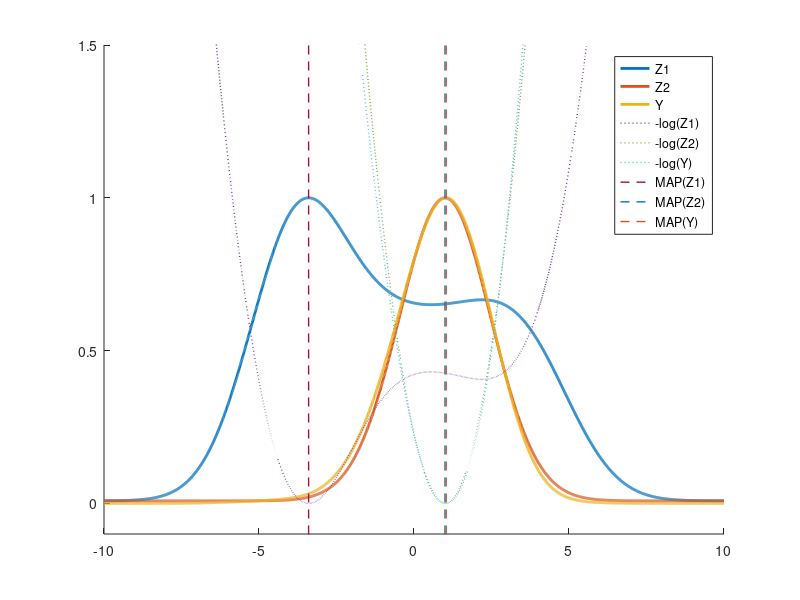

The MATLAB script that drew this image:
%%
clf
X = -10:0.01:10; %linspace(-10, 10, 1000);

% observation parameters
x = 1;
lo1 = -4;
hi1 = 4;
lo2 = 1;
hi2 = 1;
sigma = 1.5;
delta = 0;%1*sigma;

% Probability density function from the open and closed hypotheses
fun1 = @(x) normcdf(x, lo1-delta, sigma);
fun2 = @(x) (1 - normcdf(x, hi1+delta, sigma));
fun3 = @(x) normcdf(x, lo2-delta, sigma);
fun4 = @(x) (1 - normcdf(x, hi2+delta, sigma));

%Y = normpdf(X, 0, 1);
P_outlier = 1e-2;
W_open = 0.25;
W_closed = 0.75;
W_between = 0.75;
Z1 = W_between * fun1(X) .* fun2(X) + W_closed * exp(-0.5 * ((X - lo1)./sigma).^2) + W_open * exp(-0.5 * ((X - hi1)./sigma).^2) + P_outlier;
Z2 = W_between * fun3(X) .* fun4(X) + W_closed * exp(-0.5 * ((X - lo2)./sigma).^2) + W_open * exp(-0.5 * ((X - hi2)./sigma).^2) + P_outlier;
Z1 = Z1 / max(Z1);
Z2 = Z2 / max(Z2);
Y = Z1 .^ 1 .* Z2 .^ 1;
Y = Y / max(Y);

hold on
plot(X, [Z1; Z2; Y], 'LineWidth', 2)
plot(X, [-log(Z1); -log(Z2); -log(Y)], ':', 'LineWidth', 1)

E_Z1 = X * Z1' / sum(Z1);
E_Z2 = X * Z2' / sum(Z2);
E_Y = X * Y' / sum(Y);

[Mv_Z1, Mi_Z1] = max(Z1);
[Mv_Z2, Mi_Z2] = max(Z2);
[Mv_Y, Mi_Y] = max(Y);
M_Z1 = X(Mi_Z1);
M_Z2 = X(Mi_Z2);
M_Y = X(Mi_Y);

plot([M_Z1 M_Z1; M_Z2 M_Z2; M_Y M_Y]', [-1 2; -1 2; -1 2]', '--', 'LineWidth', 1)

legend 'Z1' 'Z2' 'Y' '-log(Z1)' '-log(Z2)' '-log(Y)' 'MAP(Z1)' 'MAP(Z2)' 'MAP(Y)'
ylim([-0.1,1.5])
